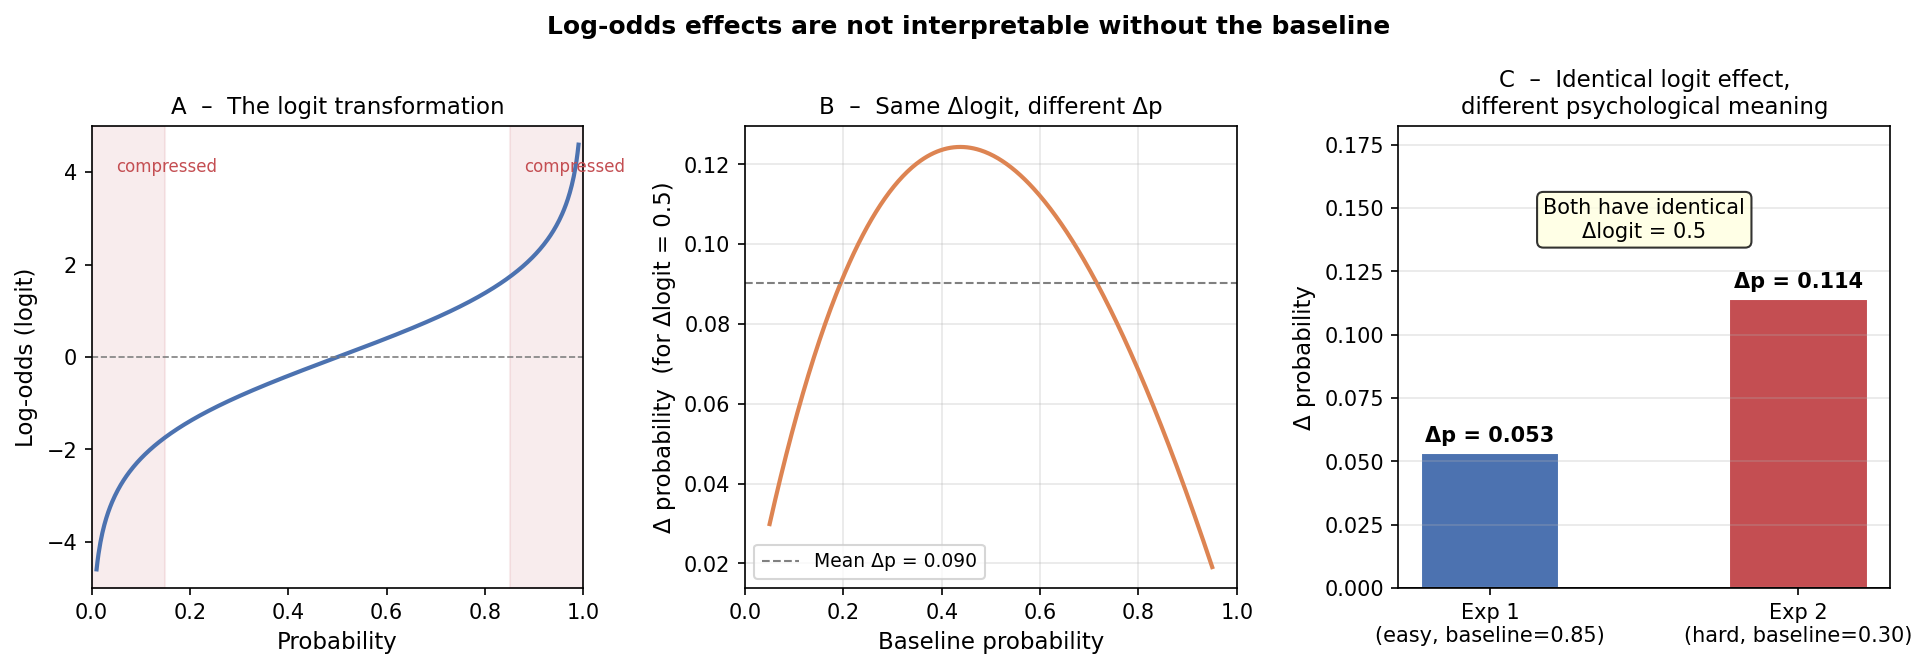

The Python source for this figure:
"""
Figure 4: Why log-odds are not a psychologically meaningful scale

Logistic mixed models express effects in log-odds (logits).  This
figure shows that a constant shift on the log-odds scale corresponds
to wildly different probability differences depending on the baseline,
making comparisons across conditions or experiments misleading.

Panel A: mapping of probability to log-odds (the compression at extremes).
Panel B: the same log-odds effect (Δlogit = 0.5) translates to very
         different Δp depending on the baseline probability.
Panel C: a worked example – two experiments with identical Δlogit but
         psychologically very different Δp.
"""

import numpy as np
import matplotlib.pyplot as plt
from scipy.special import expit   # sigmoid / logistic

# ------------------------------------------------------------------
# Panel A – prob → logit transformation
# ------------------------------------------------------------------
p   = np.linspace(0.01, 0.99, 500)
lor = np.log(p / (1 - p))

# ------------------------------------------------------------------
# Panel B – effect size in Δp for a fixed Δlogit
# ------------------------------------------------------------------
delta_logit = 0.5
baselines   = np.linspace(0.05, 0.95, 400)
logit_base  = np.log(baselines / (1 - baselines))
delta_p     = expit(logit_base + delta_logit) - baselines

# ------------------------------------------------------------------
# Panel C – two hypothetical experiments
# ------------------------------------------------------------------
# Exp 1: easy condition, high baseline
b1  = 0.85
# Exp 2: hard condition, low baseline
b2  = 0.30
dlogit = 0.5
dp1 = expit(np.log(b1/(1-b1)) + dlogit) - b1
dp2 = expit(np.log(b2/(1-b2)) + dlogit) - b2

# ------------------------------------------------------------------
# Plot
# ------------------------------------------------------------------
fig, axes = plt.subplots(1, 3, figsize=(13, 4.5))

# ---- Panel A ----
ax = axes[0]
ax.plot(p, lor, color="#4C72B0", linewidth=2)
ax.axhline(0, color="gray", linewidth=0.8, linestyle="--")
ax.set_xlabel("Probability", fontsize=11)
ax.set_ylabel("Log-odds (logit)", fontsize=11)
ax.set_title("A  –  The logit transformation", fontsize=11)
ax.set_xlim(0, 1)
ax.set_ylim(-5, 5)
# annotate compression zones
ax.fill_betweenx([-5, 5], 0, 0.15, alpha=0.10, color="#C44E52")
ax.fill_betweenx([-5, 5], 0.85, 1.0, alpha=0.10, color="#C44E52")
ax.text(0.05, 4, "compressed", fontsize=8, color="#C44E52", ha="left")
ax.text(0.88, 4, "compressed", fontsize=8, color="#C44E52", ha="left")

# ---- Panel B ----
ax = axes[1]
ax.plot(baselines, delta_p, color="#DD8452", linewidth=2)
ax.axhline(delta_p.mean(), color="gray", linestyle="--", linewidth=1,
           label=f"Mean Δp = {delta_p.mean():.3f}")
ax.set_xlabel("Baseline probability", fontsize=11)
ax.set_ylabel("Δ probability  (for Δlogit = 0.5)", fontsize=11)
ax.set_title("B  –  Same Δlogit, different Δp", fontsize=11)
ax.set_xlim(0, 1)
ax.legend(fontsize=9)
ax.grid(alpha=0.3)

# ---- Panel C ----
ax = axes[2]
exps   = ["Exp 1\n(easy, baseline=0.85)", "Exp 2\n(hard, baseline=0.30)"]
dp_val = [dp1, dp2]
bars   = ax.bar(exps, dp_val, color=["#4C72B0", "#C44E52"],
                edgecolor="white", width=0.45)
ax.axhline(0, color="black", linewidth=0.8)
for bar, val in zip(bars, dp_val):
    ax.text(bar.get_x() + bar.get_width()/2, val + 0.003,
            f"Δp = {val:.3f}", ha="center", va="bottom", fontsize=10,
            fontweight="bold")
ax.text(0.5, max(dp_val)*1.35,
        f"Both have identical\nΔlogit = {dlogit:.1f}",
        ha="center", va="top", fontsize=10,
        bbox=dict(boxstyle="round,pad=0.3", facecolor="lightyellow", alpha=0.8),
        transform=ax.transData)
ax.set_ylabel("Δ probability", fontsize=11)
ax.set_title("C  –  Identical logit effect,\ndifferent psychological meaning",
             fontsize=11)
ax.set_ylim(0, max(dp_val) * 1.6)
ax.grid(axis="y", alpha=0.3)

fig.suptitle(
    "Log-odds effects are not interpretable without the baseline",
    fontsize=12, fontweight="bold")
fig.tight_layout()
fig.savefig("fig4_logodds.pdf", bbox_inches="tight")
fig.savefig("fig4_logodds.png", dpi=150, bbox_inches="tight")
plt.show()
